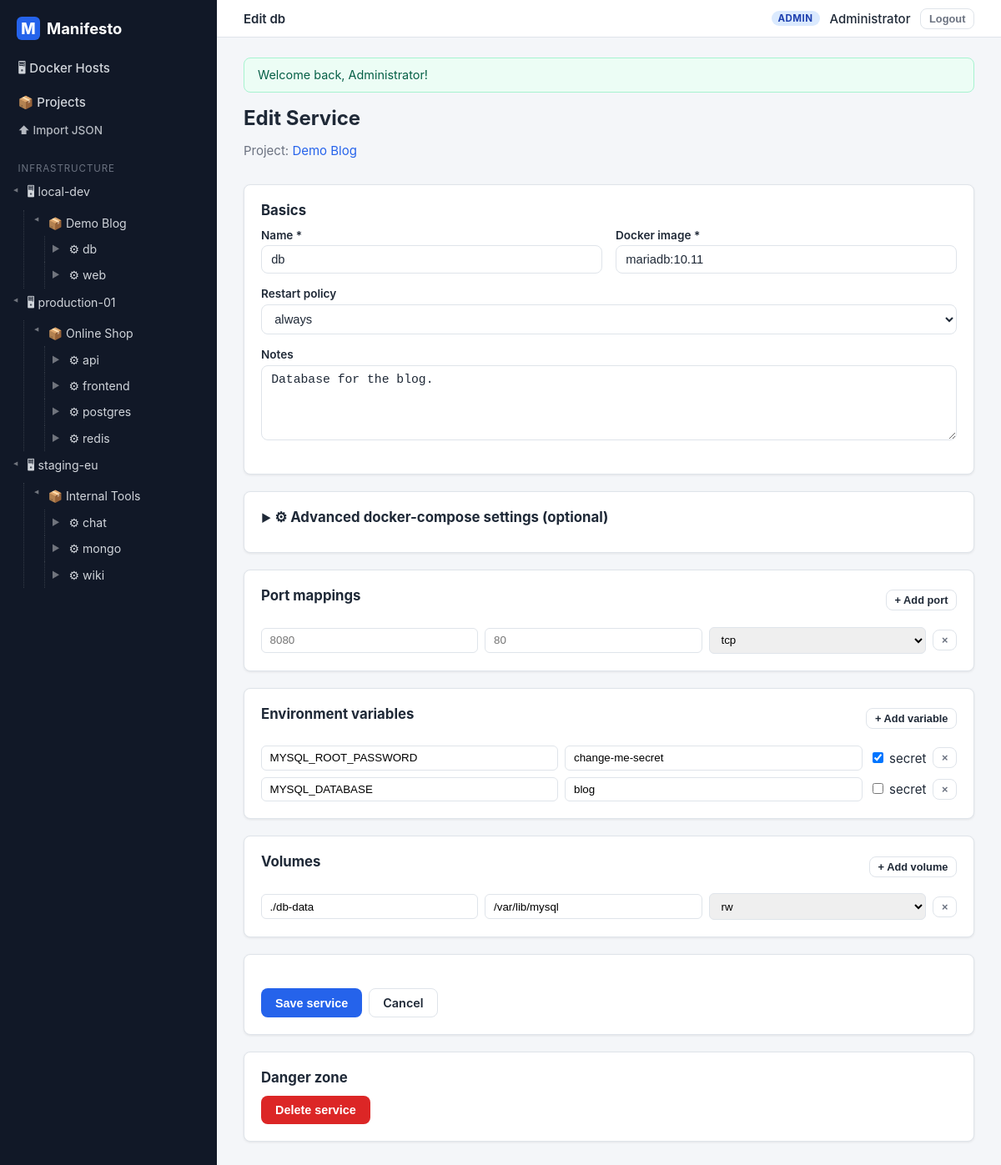
Page /services/2/edit (signed in) on the committed database.
### tables this page shows
CREATE TABLE docker_host (
    id             INT UNSIGNED AUTO_INCREMENT PRIMARY KEY,
    name           VARCHAR(128) NOT NULL,
    ip_address     VARCHAR(45)  NULL,
    os             VARCHAR(128) NULL,
    docker_version VARCHAR(32)  NULL,
    notes          TEXT         NULL,
    created_at     TIMESTAMP NOT NULL DEFAULT CURRENT_TIMESTAMP,
    updated_at     TIMESTAMP NOT NULL DEFAULT CURRENT_TIMESTAMP ON UPDATE CURRENT_TIMESTAMP
);

CREATE TABLE service (
    id                   INT UNSIGNED AUTO_INCREMENT PRIMARY KEY,
    project_id           INT UNSIGNED NOT NULL,
    name                 VARCHAR(128) NOT NULL,
    image                VARCHAR(255) NOT NULL,
    restart_policy       ENUM('no','always','on-failure','unless-stopped') NOT NULL DEFAULT 'unless-stopped',
    notes                TEXT NULL,
    command              VARCHAR(512) NULL,
    working_dir          VARCHAR(255) NULL,
    depends_on           VARCHAR(512) NULL COMMENT 'Comma-separated service names',
    build_context        VARCHAR(255) NULL COMMENT 'Path to Dockerfile context, e.g. ./api',
    dockerfile_content   LONGTEXT NULL COMMENT 'Inline Dockerfile content',
    healthcheck_cmd      VARCHAR(512) NULL,
    healthcheck_interval VARCHAR(32) NULL DEFAULT '30s',
    network_mode         VARCHAR(64) NULL,
    created_at           TIMESTAMP NOT NULL DEFAULT CURRENT_TIMESTAMP,
    updated_at           TIMESTAMP NOT NULL DEFAULT CURRENT_TIMESTAMP ON UPDATE CURRENT_TIMESTAMP,
    UNIQUE KEY uq_service_name_per_project (project_id, name),
    CONSTRAINT fk_service_project FOREIGN KEY (project_id)
        REFERENCES project (id) ON DELETE CASCADE
);

CREATE TABLE project (
    id             INT UNSIGNED AUTO_INCREMENT PRIMARY KEY,
    docker_host_id INT UNSIGNED NOT NULL,
    name           VARCHAR(128) NOT NULL,
    slug           VARCHAR(128) NOT NULL,
    description    TEXT NULL,
    created_at     TIMESTAMP NOT NULL DEFAULT CURRENT_TIMESTAMP,
    updated_at     TIMESTAMP NOT NULL DEFAULT CURRENT_TIMESTAMP ON UPDATE CURRENT_TIMESTAMP,
    UNIQUE KEY uq_project_slug (slug),
    KEY idx_project_host (docker_host_id),
    CONSTRAINT fk_project_host FOREIGN KEY (docker_host_id)
        REFERENCES docker_host (id) ON DELETE RESTRICT
);

CREATE TABLE env_var (
    id         INT UNSIGNED AUTO_INCREMENT PRIMARY KEY,
    service_id INT UNSIGNED NOT NULL,
    key_name   VARCHAR(128) NOT NULL,
    value      TEXT NULL,
    is_secret  TINYINT(1) NOT NULL DEFAULT 0,
    KEY idx_env_service (service_id),
    CONSTRAINT fk_env_service FOREIGN KEY (service_id)
        REFERENCES service (id) ON DELETE CASCADE
);

CREATE TABLE volume (
    id             INT UNSIGNED AUTO_INCREMENT PRIMARY KEY,
    service_id     INT UNSIGNED NOT NULL,
    host_path      VARCHAR(255) NOT NULL,
    container_path VARCHAR(255) NOT NULL,
    mode           ENUM('rw','ro') NOT NULL DEFAULT 'rw',
    KEY idx_volume_service (service_id),
    CONSTRAINT fk_volume_service FOREIGN KEY (service_id)
        REFERENCES service (id) ON DELETE CASCADE
);

### src/Views/services/edit.php (the view, shortened to what the rows shown need)
<?php
$isAdmin = ($currentUser['role'] ?? '') === 'admin';
?>
<div class="page-head">
    <div>
        <h1>Edit Service</h1>
        <p class="muted">Project: <a href="<?= url('/projects/' . (int) $service['project_id']) ?>"><?= e($service['project_name']) ?></a></p>
    </div>
</div>
<form method="post" action="<?= url('/services/' . (int) $service['id']) ?>">
    <div class="card">
        <h2 class="card-title">Basics</h2>
        <div class="form-row">
            <div class="form-group">
                <label for="name">Name *</label>
                <input type="text" id="name" name="name" value="<?= e(old('name', $service['name'])) ?>" maxlength="128" required autofocus>
            </div>
            <div class="form-group">
                <label for="image">Docker image *</label>
                <input type="text" id="image" name="image" value="<?= e(old('image', $service['image'])) ?>" maxlength="255" required>
            </div>
        </div>
        <div class="form-group">
            <label for="restart_policy">Restart policy</label>
            <select id="restart_policy" name="restart_policy">
                <?php
                $currentPolicy = old('restart_policy', $service['restart_policy']);
                foreach (['no', 'always', 'on-failure', 'unless-stopped'] as $policy):
                ?>
                    <option value="<?= e($policy) ?>" <?= $currentPolicy === $policy ? 'selected' : '' ?>><?= e($policy) ?></option>
                <?php endforeach; ?>
            </select>
        </div>
        <div class="form-group">
            <label for="notes">Notes</label>
            <textarea id="notes" name="notes" rows="3"><?= e(old('notes', $service['notes'] ?? '')) ?></textarea>
        </div>
    </div>
    <div class="card">
        <details>
            <summary class="card-title" style="cursor:pointer;">⚙ Advanced docker-compose settings (optional)</summary>
        </details>
    </div>
    <div class="card">
        <div class="page-head">
            <h2 class="card-title">Port mappings</h2>
            <button type="button" class="btn btn-secondary btn-sm" data-add-row="port" data-target="#ports-rows">+ Add port</button>
        </div>
        <div class="child-rows" id="ports-rows">
            <?php if ($ports !== []): ?>
                <?php foreach ($ports as $port): ?>
                    <div class="child-row">
                        <input type="number" name="ports[host_port][]" value="<?= (int) $port->hostPort ?>" min="1" max="65535">
                        <input type="number" name="ports[container_port][]" value="<?= (int) $port->containerPort ?>" min="1" max="65535">
                        <select name="ports[protocol][]">
                            <option value="tcp" <?= $port->protocol === 'tcp' ? 'selected' : '' ?>>tcp</option>
                            <option value="udp" <?= $port->protocol === 'udp' ? 'selected' : '' ?>>udp</option>
                        </select>
                        <button type="button" class="btn btn-ghost btn-sm row-remove" aria-label="Remove">×</button>
                    </div>
                <?php endforeach; ?>
            <?php else: ?>
                <div class="child-row">
                    <input type="number" name="ports[host_port][]" placeholder="8080" min="1" max="65535">
                    <input type="number" name="ports[container_port][]" placeholder="80" min="1" max="65535">
                    <select name="ports[protocol][]">
                        <option value="tcp">tcp</option>
                    </select>
                    <button type="button" class="btn btn-ghost btn-sm row-remove" aria-label="Remove">×</button>
                </div>
            <?php endif; ?>
        </div>
    </div>
    <div class="card">
        <div class="page-head">
            <h2 class="card-title">Environment variables</h2>
            <button type="button" class="btn btn-secondary btn-sm" data-add-row="env" data-target="#envs-rows">+ Add variable</button>
        </div>
        <div class="child-rows" id="envs-rows">
            <?php if ($envs !== []): ?>
                <?php foreach ($envs as $env): ?>
                    <div class="child-row">
                        <input type="text" name="envs[key_name][]" value="<?= e($env->keyName) ?>">
                        <input type="text" name="envs[value][]" value="<?= e($env->value) ?>">
                        <label>
                            <input type="checkbox" <?= $env->isSecret ? 'checked' : '' ?> onchange="this.previousElementSibling.value = this.checked ? '1' : '0'"> secret
                        </label>
                        <button type="button" class="btn btn-ghost btn-sm row-remove" aria-label="Remove">×</button>
                    </div>
                <?php endforeach; ?>
            <?php endif; ?>
        </div>
    </div>
    <div class="card">
        <div class="page-head">
            <h2 class="card-title">Volumes</h2>
            <button type="button" class="btn btn-secondary btn-sm" data-add-row="volume" data-target="#volumes-rows">+ Add volume</button>
        </div>
        <div class="child-rows" id="volumes-rows">
            <?php if ($volumes !== []): ?>
                <?php foreach ($volumes as $volume): ?>
                    <div class="child-row">
                        <input type="text" name="volumes[host_path][]" value="<?= e($volume->hostPath) ?>">
                        <input type="text" name="volumes[container_path][]" value="<?= e($volume->containerPath) ?>">
                        <select name="volumes[mode][]">
                            <option value="rw" <?= $volume->mode === 'rw' ? 'selected' : '' ?>>rw</option>
                        </select>
                        <button type="button" class="btn btn-ghost btn-sm row-remove" aria-label="Remove">×</button>
                    </div>
                <?php endforeach; ?>
            <?php endif; ?>
        </div>
    </div>
    <div class="card">
        <div class="form-footer">
            <button type="submit" class="btn btn-primary">Save service</button>
            <a class="btn btn-secondary" href="<?= url('/services/' . (int) $service['id']) ?>">Cancel</a>
        </div>
    </div>
</form>
<?php if ($isAdmin): ?>
    <div class="card">
        <h2 class="card-title">Danger zone</h2>
        <form method="post" action="<?= url('/services/' . (int) $service['id'] . '/delete') ?>"
              data-confirm="Delete service &quot;<?= e($service['name']) ?>&quot; and all its ports, env vars and volumes?">
            <button type="submit" class="btn btn-danger">Delete service</button>
        </form>
    </div>
<?php endif; ?>

### src/Core/Router.php (shortened to what the rows shown need)
<?php
final class Router
{
    public function dispatch(Request $request): never
    {
        foreach ($this->routes as $route) {
            [$method, $pattern, $class, $action] = $route;
            if ($method !== $request->method) {
                continue;
            }
            $params = $this->match($pattern, $request->path);
            if ($params === null) {
                continue;
            }
            $request->setRouteParams($params);
            $controller = new $class();
            $controller->$action($request, ...array_values($params));
            exit;
        }
    }
    private function match(string $pattern, string $path): ?array
    {
        $regex = preg_replace('/\{(\w+)\}/', '(?P<$1>[^/]+)', $pattern);
        if (!preg_match('#^' . $regex . '$#', $path, $m)) {
            return null;
        }
        return array_filter($m, 'is_string', ARRAY_FILTER_USE_KEY);
    }
}

### src/Views/partials/sidebar.php (shortened to what the rows shown need)
<?php
$tree = $sidebarTree ?? [];
?>
<aside class="sidebar">
    <a class="sidebar-brand" href="<?= url('/') ?>">
        <span class="brand-mark">M</span> Manifesto
    </a>
    <nav class="sidebar-nav">
        <a href="<?= url('/docker-hosts') ?>">🖥 Docker Hosts</a>
        <a href="<?= url('/projects') ?>">📦 Projects</a>
        <?php if (($currentUser['role'] ?? '') === 'admin'): ?>
            <a href="<?= url('/projects/import') ?>" style="font-size:.85rem;opacity:.85;">⬆ Import JSON</a>
        <?php endif; ?>
    </nav>
    <div class="sidebar-tree">
        <div class="tree-title">Infrastructure</div>
        <?php foreach ($tree as $host): ?>
            <details open>
                <summary>
                    <a class="tree-link tree-host" href="<?= url('/docker-hosts/' . $host['id']) ?>">🖥 <?= e($host['name']) ?></a>
                </summary>
                <?php foreach ($host['projects'] as $project): ?>
                    <details open class="tree-indent">
                        <summary>
                            <a class="tree-link tree-project" href="<?= url('/projects/' . $project['id']) ?>">📦 <?= e($project['name']) ?></a>
                        </summary>
                        <?php foreach ($project['services'] as $service): ?>
                            <details class="tree-indent">
                                <summary>
                                    <a class="tree-link tree-service" href="<?= url('/services/' . $service['id']) ?>">⚙ <?= e($service['name']) ?></a>
                                </summary>
                            </details>
                        <?php endforeach; ?>
                    </details>
                <?php endforeach; ?>
            </details>
        <?php endforeach; ?>
    </div>
</aside>

### rows in the picture
docker_host: name "local-dev", name "Demo Blog", name "db"
service: name "web"
docker_host: name "production-01"
project: name "Online Shop"
service: name "api"
service: name "frontend"
service: name "postgres"
service: name "redis"
docker_host: name "staging-eu"
project: name "Internal Tools"
service: name "chat"
service: name "mongo"
service: name "wiki"
service: project.name "Demo Blog", name "db", image "mariadb:10.11", notes "Database for the blog."
env_var: key_name "MYSQL_ROOT_PASSWORD", value "change-me-secret", is_secret "☑"
env_var: key_name "MYSQL_DATABASE", value "blog"
volume: host_path "./db-data", container_path "/var/lib/mysql", mode "rw"

### other values in the picture
$flash['message'] "Welcome back, Administrator!"
form field restart_policy "always"
